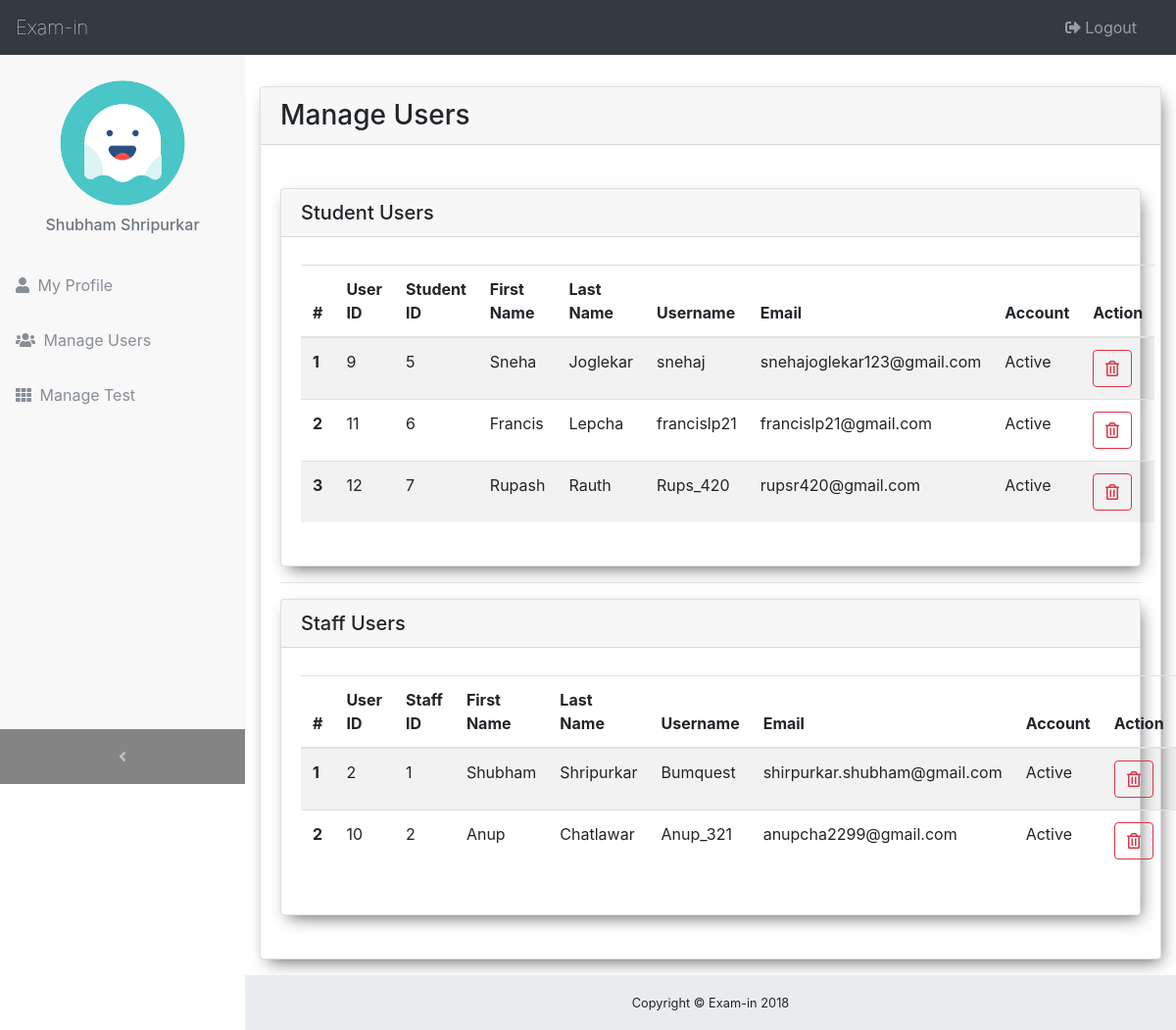
/admin/admin_index.php (signed in), run on an earlier commit of the app's database.
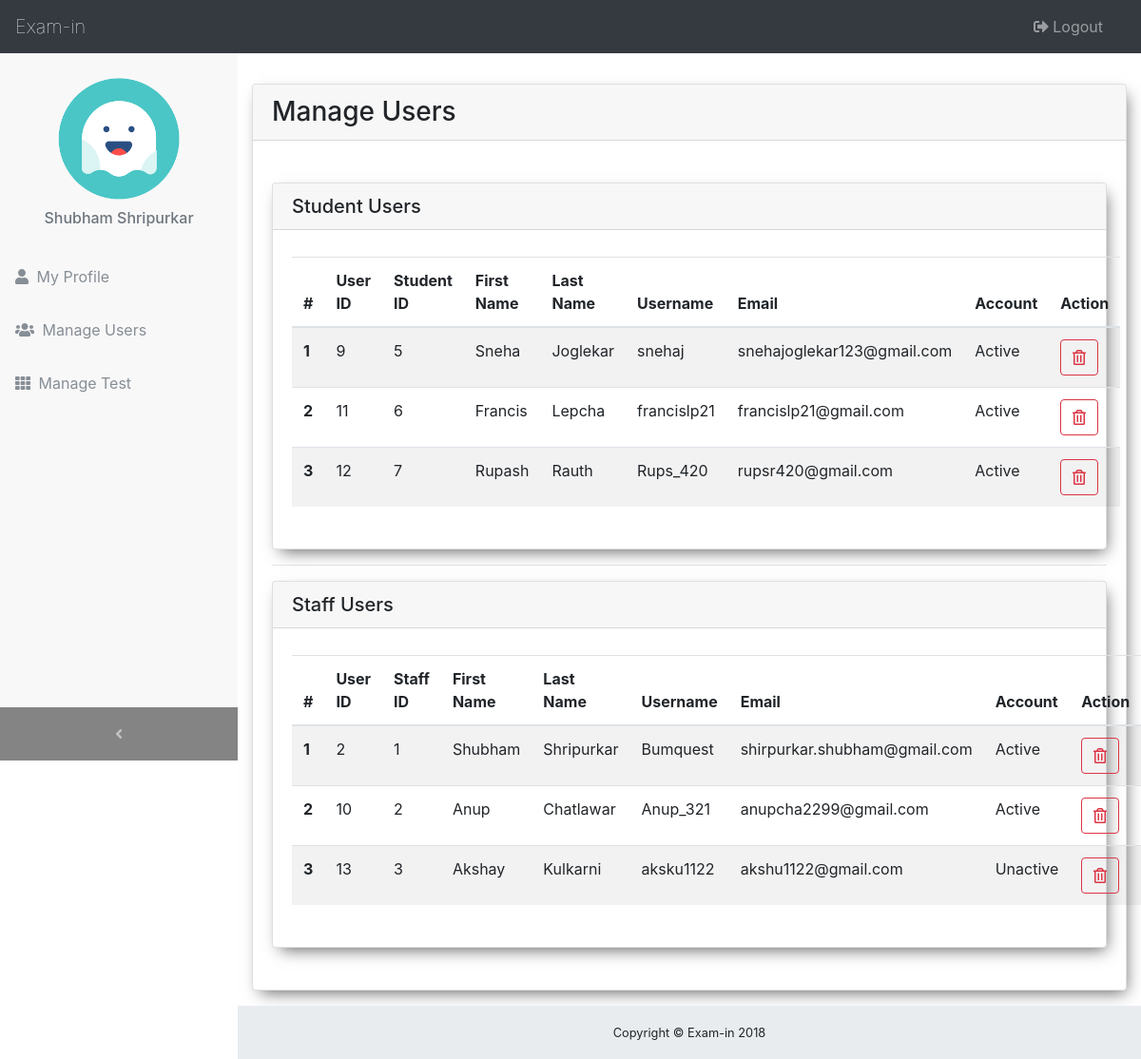
And on a later commit of the database.
### tables this page shows
CREATE TABLE `student` (
  `stud_id` smallint(100) NOT NULL,
  `user_id` smallint(100) NOT NULL,
  `interest` varchar(50) NOT NULL
);

CREATE TABLE `users` (
  `user_id` smallint(100) NOT NULL,
  `first_name` varchar(50) NOT NULL,
  `last_name` varchar(50) NOT NULL,
  `username` varchar(100) NOT NULL,
  `email` varchar(100) NOT NULL,
  `password` varchar(100) NOT NULL,
  `hash` varchar(100) NOT NULL,
  `user_type` tinyint(5) NOT NULL,
  `active` tinyint(1) DEFAULT '0'
);

CREATE TABLE `staff` (
  `staff_id` smallint(100) NOT NULL,
  `user_id` smallint(100) NOT NULL,
  `specialization` varchar(50) DEFAULT NULL,
  `qualification` varchar(50) DEFAULT NULL
);

### admin/admin_index.php (the view, shortened to what this page needs)
<?php
	include '../db/database.php';
	$sql_stud = "SELECT users.user_id AS user_id, student.stud_id AS stud_id, users.first_name AS first_name, users.last_name AS last_name, users.username AS username, users.email AS email, users.active AS active
            FROM users
            INNER JOIN student ON student.user_id = users.user_id";
    $sql_staff = "SELECT users.user_id AS user_id, staff.staff_id AS staff_id, users.first_name AS first_name, users.last_name AS last_name, users.username AS username, users.email AS email, users.active AS active
                FROM users
                INNER JOIN staff ON staff.user_id = users.user_id";
    $result_stud = mysqli_query($conn,$sql_stud);
    $result_staff = mysqli_query($conn,$sql_staff);
?>
<!DOCTYPE html>
<html>
<head>
	<?php include '../include/css_include.php' ?>
	<link rel="stylesheet" href="../css/master.css">
</head>
<body>
	<?php include '../include/admin_navbar_include.php' ?>
	<div class="content-wrapper my-5">
		<div class="container my-3">
			<div class="card my-4">
				<h3 class="card-header">Manage Users</h3>
				<div class="card-body my-4">
					<div class="card">
						<h5 class="card-header">Student Users</h5>
						<div class="card-body my-2">
							<table class="table table-striped">
								<thead>
									<tr>
										<th scope="col">#</th>
										<th scope="col">User ID</th>
										<th scope="col">Student ID</th>
										<th scope="col">First Name</th>
										<th scope="col">Last Name</th>
										<th scope="col">Username</th>
										<th scope="col">Email</th>
										<th scope="col">Account</th>
										<th scope="col" >Action</th>
									</tr>
								</thead>
								<tbody>
									<?php
									$i = 0;
									while ($row = mysqli_fetch_assoc($result_stud)) {
										if ($row['active']==1) {
											$active = "Active";
										}
										echo "<tr>
												<th scope='row'>".($i+1)."</th>
												<td>".$row['user_id']."</td>
												<td>".$row['stud_id']."</td>
												<td>".$row['first_name']."</td>
												<td>".$row['last_name']."</td>
												<td>".$row['username']."</td>
												<td>".$row['email']."</td>
												<td>".$active."</td>
												<form action='user_delete.php' method='post'>
													<input type='hidden' name='user_id' value='".$row['user_id']."'>
													<input type='hidden' name='stud_id' value='".$row['stud_id']."'>
													<td><button class='btn btn-outline-danger' name='submitStud' type='submit' data-toggle='tooltip'
				        data-placement='top' title='Delete'><i class='far fa-trash-alt'><i class='far fa-trash-alt'></i></button></td>
												</form>
											</tr>";
											$i++;
									}
									?>
								</tbody>
							</table>
						</div>
					</div>
					<hr>
					<div class="card">
						<h5 class="card-header">Staff Users</h5>
						<div class="card-body my-2">
							<table class="table table-striped">
								<thead>
									<tr>
										<th scope="col">#</th>
										<th scope="col">User ID</th>
										<th scope="col">Staff ID</th>
										<th scope="col">First Name</th>
										<th scope="col">Last Name</th>
										<th scope="col">Username</th>
										<th scope="col">Email</th>
										<th scope="col">Account</th>
										<th scope="col">Action</th>
									</tr>
								</thead>
								<tbody>
									<?php
										$i = 0;
										while ($row = mysqli_fetch_assoc($result_staff)) {
											if ($row['active']==0) {
												$active = "Unactive";
											}
											if ($row['active']==1) {
												$active = "Active";
											}
											echo "<tr>
													<th scope='row'>".($i+1)."</th>
													<td>".$row['user_id']."</td>
													<td>".$row['staff_id']."</td>
													<td>".$row['first_name']."</td>
													<td>".$row['last_name']."</td>
													<td>".$row['username']."</td>
													<td>".$row['email']."</td>
													<td>".$active."</td>
													<form action='user_delete.php' method='post'>
														<input type='hidden' name='user_id' value='".$row['user_id']."'>
														<input type='hidden' name='staff_id' value='".$row['staff_id']."'>
														<td><button class='btn btn-outline-danger' name='submitStaff' type='submit' data-toggle='tooltip'
					        data-placement='top' title='Delete'><i class='far fa-trash-alt'><i class='far fa-trash-alt'></i></button></td>
													</form>
												</tr>";
												$i++;
										}
									?>
								</tbody>
							</table>
						</div>
					</div>
				</div>
			</div>
		</div>
	</div>
    <footer class="sticky-footer">
        <div class="container">
            <div class="text-center">
                <small>Copyright © Exam-in 2018</small>
            </div>
        </div>
    </footer>
</body>
</html>

What changed in the data, as far as the page shows it:
added staff: user.user_id "13", staff_id "3", user.first_name "Akshay", user.last_name "Kulkarni", user.username "aksku1122", user.email "akshu1122@gmail.com", user.active "Unactive"
